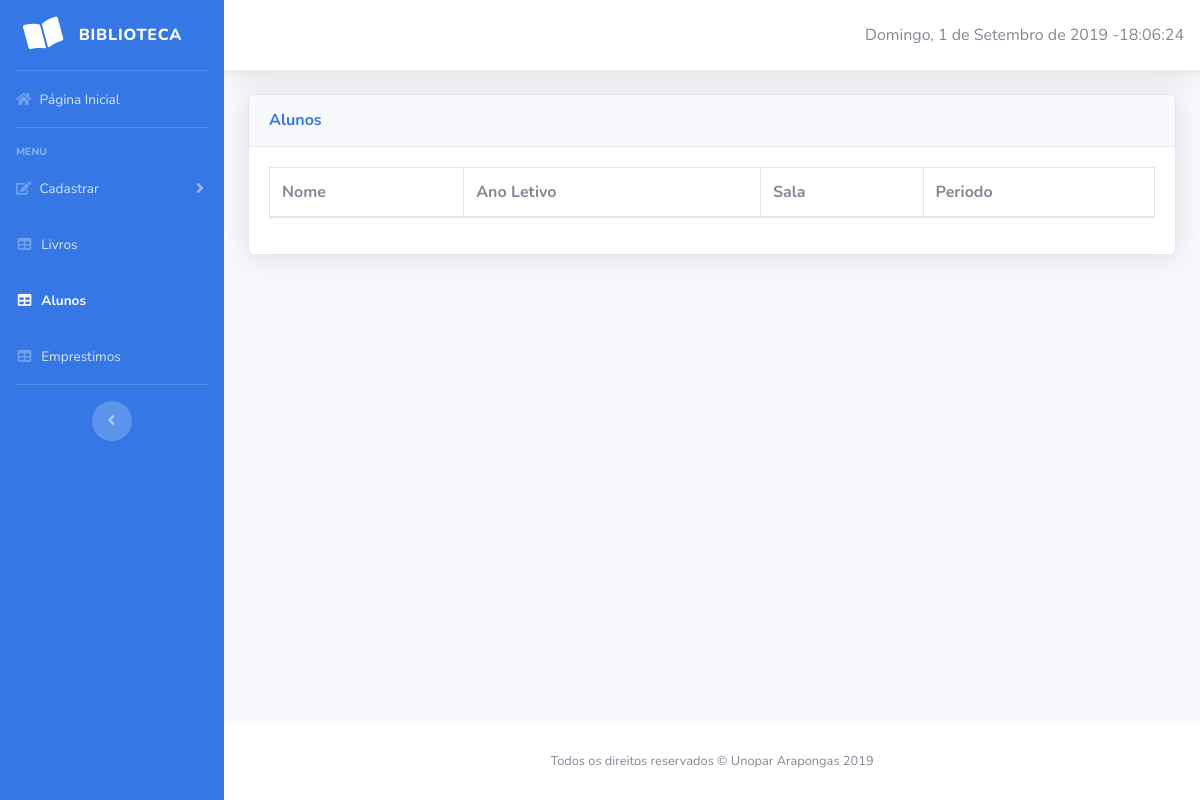
The app's page /interface_rel_aluno.php, older data.
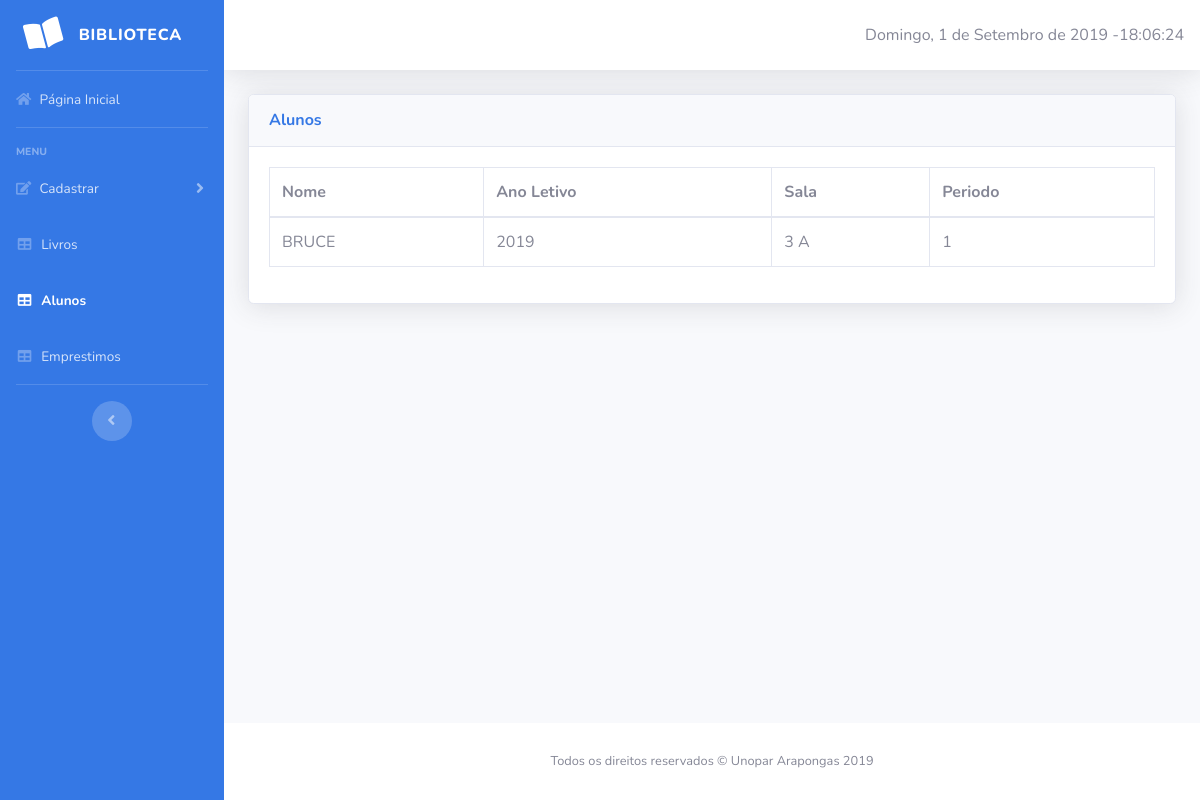
The same page, newer data.
### tables this page shows
CREATE TABLE `alunos` (
  `id_aluno` int(5) NOT NULL,
  `nome_aluno` varchar(40) NOT NULL,
  `sala_aluno` varchar(5) NOT NULL,
  `ano_letivo` varchar(4) NOT NULL,
  `id_periodo` int(5) NOT NULL
);

### interface_rel_aluno.php (the view, shortened to what this page needs)
<?php include "conexao_banco.php"; ?>
<!DOCTYPE html>
<html lang="en">
<head>
    <link href="vendor/fontawesome-free/css/all.min.css" rel="stylesheet" type="text/css">
    <link href="css/sb-admin-2.min.css" rel="stylesheet">
    <link href="vendor/datatables/dataTables.bootstrap4.min.css" rel="stylesheet">
</head>
<body id="page-top">
    <div id="wrapper">
        <ul class="navbar-nav sidebar sidebar-dark accordion" id="accordionSidebar" style="background-color: #3578E5">
            <a class="sidebar-brand d-flex align-items-center justify-content-center" href="index.php">
                <div class="sidebar-brand-icon rotate-n-15">
                    <i class="fas fa-book-open"></i>
                </div>
                <div class="sidebar-brand-text mx-3">Biblioteca</div>
            </a>
            <hr class="sidebar-divider my-0">
            <li class="nav-item">
                <a class="nav-link" href="index.php">
                    <i class="fas fa-home"></i>
                    <span>Página Inicial</span></a>
                </li>
                <hr class="sidebar-divider">
                <div class="sidebar-heading">
                    Menu
                </div>
                <li class="nav-item">
                    <a class="nav-link collapsed" href="#" data-toggle="collapse" data-target="#collapseTwo"
                    aria-expanded="true" aria-controls="collapseTwo">
                    <i class="fas fa-edit"></i>
                    <span>Cadastrar</span>
                </a>
            </li>
            <li class="nav-item">
                <a class="nav-link" href="interface_rel_livro.php">
                    <i class="fas fa-fw fa-table"></i>
                    <span>Livros</span></a>
                </li>
                <li class="nav-item active">
                    <a class="nav-link" href="interface_rel_aluno.php">
                        <i class="fas fa-fw fa-table"></i>
                        <span>Alunos</span></a>
                    </li>
                    <li class="nav-item">
                        <a class="nav-link" href="interface_rel_emprestimo.php">
                            <i class="fas fa-fw fa-table"></i>
                            <span>Emprestimos</span></a>
                        </li>
                        <hr class="sidebar-divider d-none d-md-block">
                        <div class="text-center d-none d-md-inline">
                            <button class="rounded-circle border-0" id="sidebarToggle"></button>
                        </div>
                    </ul>
                    <div id="content-wrapper" class="d-flex flex-column">
                        <div id="content">
                            <nav class="navbar navbar-expand navbar-light bg-white topbar mb-4 static-top shadow">
                <div id="demo"></div>
            </nav>
            <div class="container-fluid">
                <div class="card shadow mb-4">
                    <div class="card-header py-3">
                        <h6 class="m-0 font-weight-bold" style="color: #3578E5;">Alunos</h6>
                    </div>
                    <div class="card-body">
                        <div class="table-responsive">
                            <table class="table table-bordered" id="dataTable" width="100%" cellspacing="0">
                                <thead>
                                    <tr>
                                        <th>Nome</th>
                                        <th>Ano Letivo</th>
                                        <th>Sala</th>
                                        <th>Periodo</th>
                                    </tr>
                                </thead>
                                <tbody>
                                    <?php
                                    $sql=mysqli_query($conexao, "SELECT * FROM alunos WHERE id_aluno <> 0");
                                    while($row = mysqli_fetch_array($sql)){ ?>
                                        <tr>
                                            <td><?php echo $row['nome_aluno'];?></td>
                                            <td><?php echo $row['ano_letivo'];?></td>
                                            <td><?php echo $row['sala_aluno'];?></td>
                                            <td><?php echo $row['id_periodo'];?></td>
                                        </tr>
                                    <?php } ?>
                                </tbody>
                            </table>
                        </div>
                    </div>
                </div>
            </div>
        </div>
        <footer class="sticky-footer bg-white">
            <div class="container my-auto">
                <div class="copyright text-center my-auto">
                    <span>Todos os direitos reservados &copy; Unopar Arapongas 2019</span>
                </div>
            </div>
        </footer>
    </div>
</div>
</body>
</html>

Row changes from the older to the newer data that the page shows:
added alunos: nome_aluno "BRUCE", ano_letivo "2019", sala_aluno "3 A", id_periodo "1"
